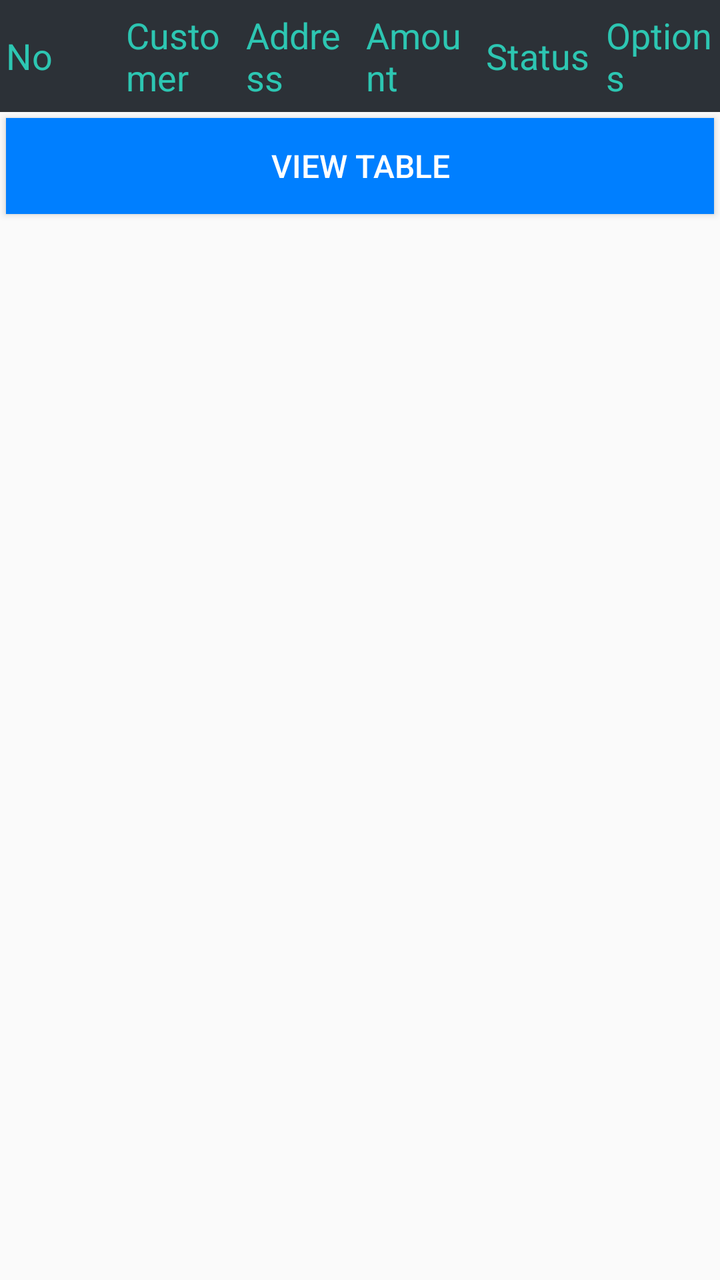
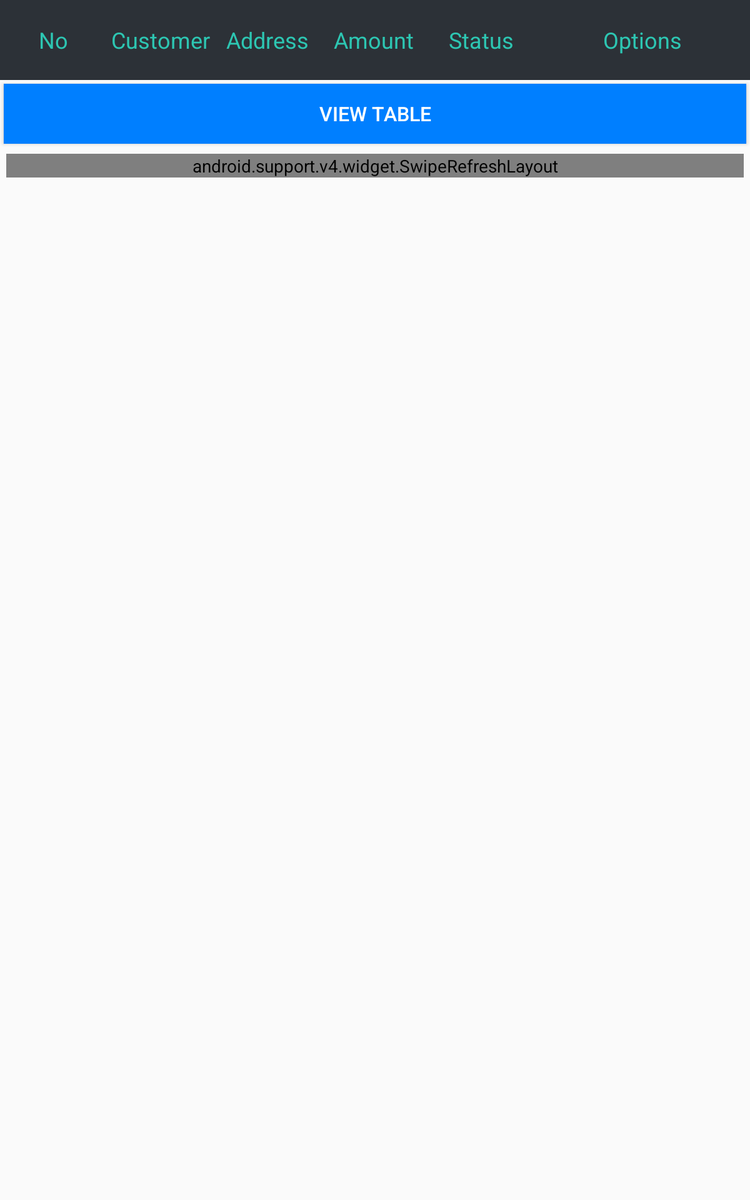

One screen, two layout resources from the same app: the default and the repository's alternative for another configuration. Each is rendered where Android would select it; the XML of both is given below.
<!-- AndroidManifest.xml: application theme Theme.AppCompat.Light.NoActionBar -->
<!-- res/layout/fragment_orders.xml -->
<?xml version="1.0" encoding="utf-8"?>
<LinearLayout xmlns:android="http://schemas.android.com/apk/res/android"
    android:layout_width="match_parent"
    android:layout_height="match_parent"
    android:orientation="vertical">

    <LinearLayout
        android:id="@+id/header_layout"
        android:layout_width="match_parent"
        android:layout_height="wrap_content"
        android:orientation="vertical">

        <LinearLayout
            android:layout_width="match_parent"
            android:layout_height="?attr/actionBarSize"
            android:layout_gravity="center"
            android:gravity="center"
            android:background="@color/header"
            android:orientation="horizontal">

            <TextView
                android:layout_width="0dp"
                android:layout_height="wrap_content"
                android:layout_weight="1"
                android:padding="3dp"
                android:text="No"
                android:textColor="@color/header_text"
                android:textSize="18sp" />

            <TextView
                android:layout_width="0dp"
                android:layout_height="wrap_content"
                android:layout_weight="1"
                android:padding="3dp"
                android:text="Customer"
                android:textColor="@color/header_text"
                android:textSize="18sp" />

            <TextView
                android:layout_width="0dp"
                android:layout_height="wrap_content"
                android:layout_weight="1"
                android:padding="3dp"
                android:text="Address"
                android:textColor="@color/header_text"
                android:textSize="18sp" />

            <TextView
                android:layout_width="0dp"
                android:layout_height="wrap_content"
                android:layout_weight="1"
                android:padding="3dp"
                android:text="Amount"
                android:textColor="@color/header_text"
                android:textSize="18sp" />

            <TextView
                android:layout_width="0dp"
                android:layout_height="wrap_content"
                android:layout_weight="1"
                android:padding="3dp"
                android:text="Status"
                android:textColor="@color/header_text"
                android:textSize="18sp" />

            <TextView
                android:layout_width="0dp"
                android:layout_height="wrap_content"
                android:layout_weight="1"
                android:padding="3dp"
                android:text="Options"
                android:textColor="@color/header_text"
                android:textSize="18sp" />

        </LinearLayout>

        <android.support.v7.widget.AppCompatButton
            android:layout_width="match_parent"
            android:text="View Table"
            android:layout_margin="3dp"
            android:id="@+id/viewTable"
            android:textSize="16sp"
            android:textColor="@color/white"
            android:background="@color/azure"
            android:layout_height="wrap_content" />

        <LinearLayout
            android:layout_width="match_parent"
            android:layout_height="wrap_content"
            android:layout_margin="2dp"
            android:orientation="vertical"
            android:padding="3dp">

            <android.support.v7.widget.RecyclerView
                android:id="@+id/orders_recycleview"
                android:layout_width="match_parent"
                android:layout_height="wrap_content">

            </android.support.v7.widget.RecyclerView>
        </LinearLayout>
    </LinearLayout>
</LinearLayout>
<!-- resources referenced by this layout -->
<resources>
  <color name="azure">#007FFF</color>
  <color name="header">#2c3137</color>
  <color name="header_text">#2DC6B2</color>
  <color name="white">#ffffff</color>
</resources>
<!-- res/layout-large/fragment_orders.xml (the repository's variant of the layout above) -->
<!-- drawn on a 7-inch tablet held upright -->
<?xml version="1.0" encoding="utf-8"?>
<LinearLayout xmlns:android="http://schemas.android.com/apk/res/android"
    android:layout_width="match_parent"
    android:layout_height="match_parent"
    android:orientation="vertical">

    <LinearLayout
        android:id="@+id/header_layout"
        android:layout_width="match_parent"
        android:layout_height="wrap_content"
        android:orientation="vertical">

        <LinearLayout
            android:layout_width="match_parent"
            android:layout_height="?attr/actionBarSize"
            android:layout_gravity="center"
            android:background="@color/header"
            android:gravity="center"
            android:orientation="horizontal">

            <TextView
                android:layout_width="0dp"
                android:layout_height="wrap_content"
                android:layout_gravity="center"
                android:layout_weight="1"
                android:gravity="center"
                android:padding="3dp"
                android:text="No"
                android:textColor="@color/header_text"
                android:textSize="18sp" />

            <TextView
                android:layout_width="0dp"
                android:layout_height="wrap_content"
                android:layout_gravity="center"
                android:layout_weight="1"
                android:gravity="center"
                android:padding="3dp"
                android:text="Customer"
                android:textColor="@color/header_text"
                android:textSize="18sp" />

            <TextView
                android:layout_width="0dp"
                android:layout_height="wrap_content"
                android:layout_gravity="center"
                android:layout_weight="1"
                android:gravity="center"
                android:padding="3dp"
                android:text="Address"
                android:textColor="@color/header_text"
                android:textSize="18sp" />

            <TextView
                android:layout_width="0dp"
                android:layout_height="wrap_content"
                android:layout_gravity="center"
                android:layout_weight="1"
                android:gravity="center"
                android:padding="3dp"
                android:text="Amount"
                android:textColor="@color/header_text"
                android:textSize="18sp" />

            <TextView
                android:layout_width="0dp"
                android:layout_height="wrap_content"
                android:layout_gravity="center"
                android:layout_weight="1"
                android:gravity="center"
                android:padding="3dp"
                android:text="Status"
                android:textColor="@color/header_text"
                android:textSize="18sp" />

            <TextView
                android:layout_width="0dp"
                android:layout_height="wrap_content"
                android:layout_gravity="center"
                android:layout_weight="2"
                android:gravity="center"
                android:padding="3dp"
                android:text="Options"
                android:textColor="@color/header_text"
                android:textSize="18sp" />

        </LinearLayout>

        <android.support.v7.widget.AppCompatButton
            android:id="@+id/viewTable"
            android:layout_width="match_parent"
            android:layout_height="wrap_content"
            android:layout_margin="3dp"
            android:background="@color/azure"
            android:text="View Table"
            android:textColor="@color/white"
            android:textSize="16sp" />

        <LinearLayout
            android:layout_width="match_parent"
            android:layout_height="wrap_content"
            android:layout_margin="2dp"
            android:orientation="vertical"
            android:padding="3dp">

            <android.support.v4.widget.SwipeRefreshLayout xmlns:android="http://schemas.android.com/apk/res/android"
                android:id="@+id/swipeContainer"
                android:layout_width="match_parent"
                android:layout_height="match_parent">

                <android.support.v7.widget.RecyclerView
                    android:id="@+id/orders_recycleview"
                    android:layout_width="match_parent"
                    android:layout_height="wrap_content">

                </android.support.v7.widget.RecyclerView>

            </android.support.v4.widget.SwipeRefreshLayout>
        </LinearLayout>
    </LinearLayout>
</LinearLayout>
